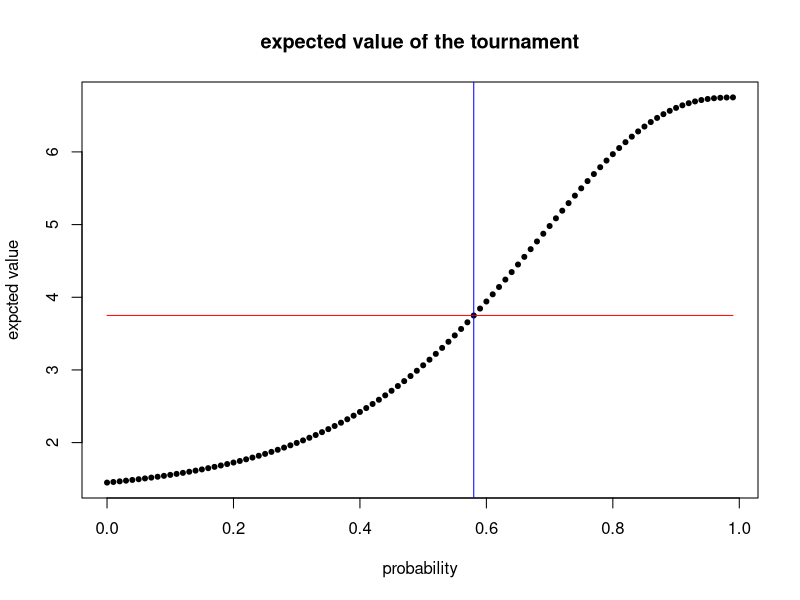
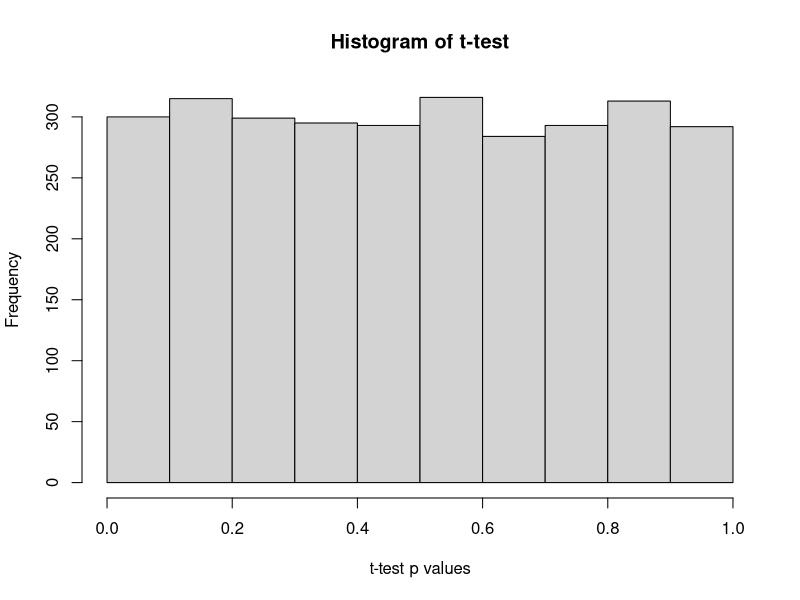

Write the R code that produced these figures, in order.
## ---- chunk 1
#graph of expected values for tourney
#assuming the probability of a win is 0.5
entryPrice <- 3.75
numberOfWins <- 0:7
payoffPerWin <- c(1.45, 1.72, 2.24, 2.76, 3.55, 4.60, 5.65, 6.75)
probOfWin <- seq(0, 0.99, 0.01)
#did not include 1 becuase the dnbinom function's probability is not defined at a probability of 0

expectVals <- vector()

for(i in 1:length(probOfWin))
{
  probs <- vector()
  expect <- vector()
  
  for(j in 1:(length(payoffPerWin)-1))
  {
    probs[j] <- dnbinom((j-1), 3, (1-probOfWin[i]))
    expect[j] <- probs[j]*payoffPerWin[j]
  }
  
  probs[8] <- 1-sum(probs[1:7])
  expect[8] <- probs[8]*payoffPerWin[8]
  
  expectVals[i] <- sum(expect)
}

plot(probOfWin, expectVals, xlab = "probability", ylab = "expcted value", main = "expected value of the tournament", pch = 20)
lines(probOfWin, rep(3.75, length(probOfWin)), col = "red")
abline(v = 0.58, col= "blue")
## ---- chunk 2
rm(list=ls())

numRows = 3000
numCols = 20
for( i in 1:numCols)

myFrame <- data.frame(1:numRows)

#initiate the data.frame with the correct # of rows to suppress error messages.
#likely, there are much better ways to do this!
names(myFrame)[1] <- "tempColumn"

for( i in 1: numCols)
{
		vals <- vector(length=numRows)
		
		for( j in 1:numRows)
		{
			aMean = j /10
			aMean = max( aMean,5)
			aVar = aMean+ 5* aMean 
			aVal = round( max( rnorm(1,mean=aMean,sd=sqrt(aVar)), 1))
			vals[j] = aVal
		}
		
		colName <- paste( "sample" , i ,sep="")
		
		myFrame[[colName]] = vals
}

myFrame["tempColumn"] <- NULL
row.names(myFrame) <- paste("Gene_",1:numRows,sep="")
## ---- chunk 3
allPValsTTest <- vector()

for(i in 1:nrow(myFrame))
{
  vals1 <- as.numeric(myFrame[i,1:10])
  vals2 <- as.numeric(myFrame[i,11:20])
  allPValsTTest[i] <- t.test(vals1, vals2)$p.value
}
## ---- chunk 4
hist(allPValsTTest, xlab = "t-test p values", main = "Histogram of t-test")
## ---- chunk 5
#how many expected hits
totalNumOfPVals <- length(allPValsTTest)
expectNumoOfPVals <- 0.05*totalNumOfPVals
print(expectNumoOfPVals)

#how many actual hits
countPVals <- 0
for(i in 1:length(allPValsTTest))
{
  if(allPValsTTest[i] < 0.05)
  {
    countPVals =  countPVals + 1
  }
}
print(countPVals)
## ---- chunk 6
#Bonferroni adjusted p-value threshold
adjustedPVal <- 0.05/totalNumOfPVals
print(adjustedPVal)

#how many expected hits
adjustedExpectedPVals <- adjustedPVal*totalNumOfPVals
print(adjustedExpectedPVals)

#how many actual hits
countAdjustPVal <- 0
for(i in 1:length(allPValsTTest))
{
  if(allPValsTTest[i] < adjustedPVal)
  {
    countAdjustPVal =  countAdjustPVal + 1
  }
}
print(countAdjustPVal)

## ---- chunk 7
#adjust p-values via BH method
adjustedPVals <- p.adjust(allPValsTTest, method = "BH")

#how many actual hits
countAdjustPVals <- 0
for(i in 1:length(allPValsTTest))
{
  if(allPValsTTest[i] < adjustedPVal)
  {
    countAdjustPVals =  countAdjustPVals + 1
  }
}
print(countAdjustPVals)
